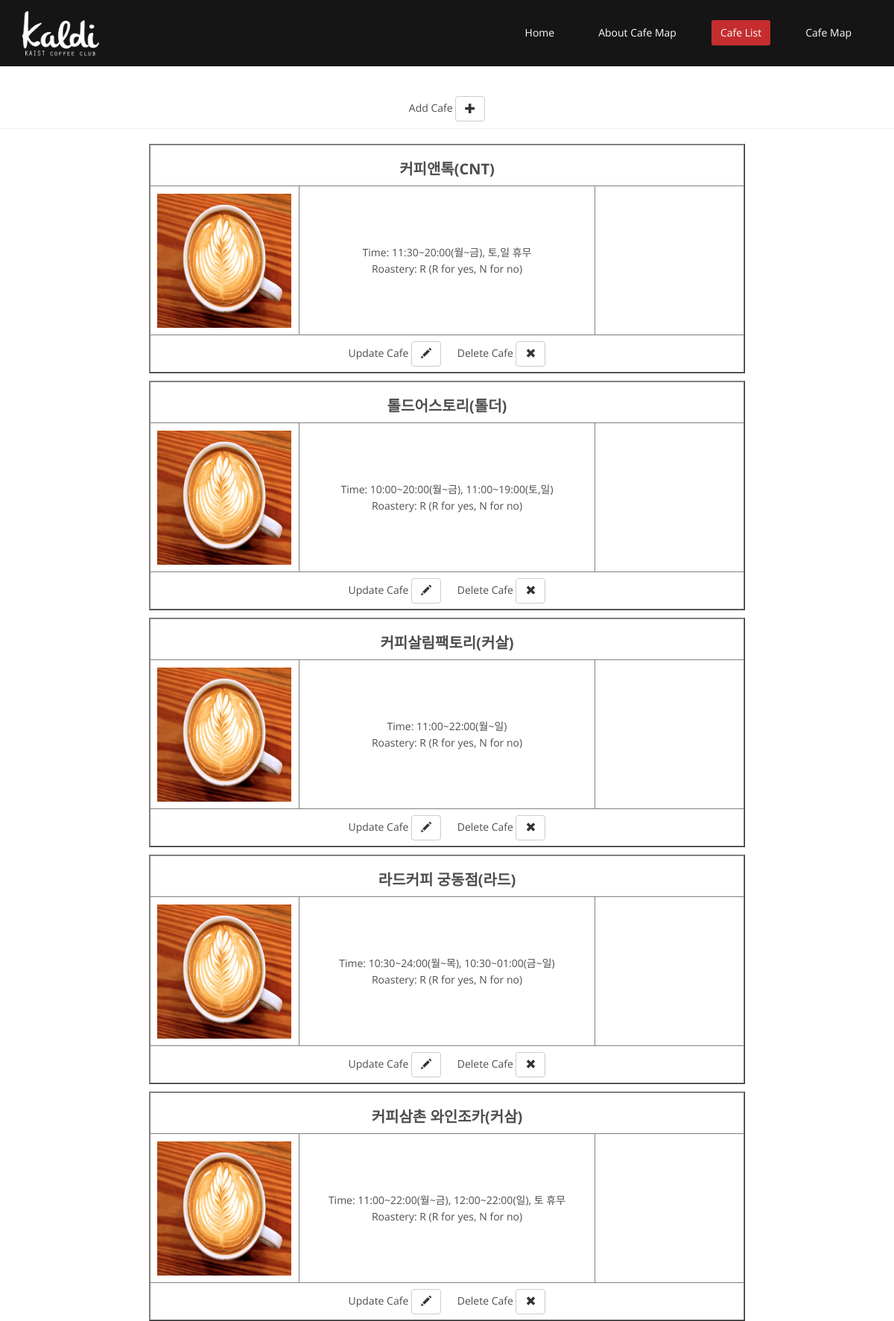
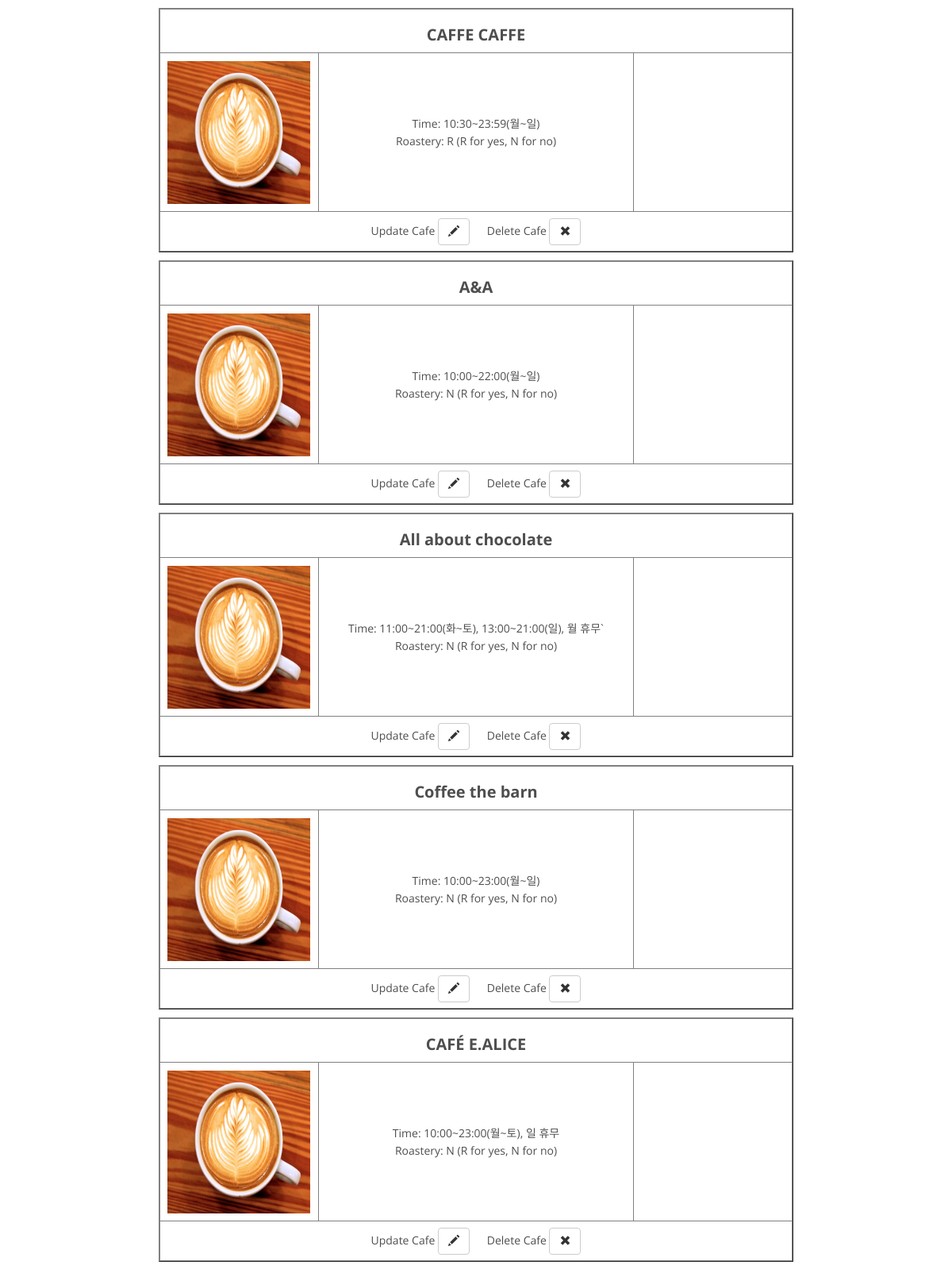
Screenshot of /cafe_list/ (upper part) with the database file from the repository (2 pictures, top to bottom).
### basic/models.py (models this page shows)
class Cafe(models.Model):
    name = models.CharField(max_length=30)
    time = models.CharField(max_length=100)
    locLat = models.FloatField(default=0)
    locLng = models.FloatField(default=0)
    Roastery = models.CharField(max_length=5, default='N')
    Engname = models.CharField(max_length=10)

### basic/views.py (the view)
# urls.py: url(r'^cafe_list/', loadlist),
def loadlist(request):
    cafes = Cafe.objects.all()
    return render(request, 'cafe_list.html', {'cafes': cafes})

### templates/cafe_list.html (shortened to what this page needs)
{% extends "base.html" %}
{% load static %}
{% block content %}
                <div class="collapse navbar-collapse navbar-right">
                    <ul class="nav navbar-nav">
                        <li><a href="/home/">Home</a></li>
                        <li><a href="/map_info/">About Cafe Map</a></li>
                        <li class="active"><a href="/cafe_list/">Cafe List</a></li>
                        <li><a href="/cafe_map/">Cafe Map</a></li>
                    </ul>
                </div>
            </div>
        </nav>
	</header>
    <div class="page-header" style="text-align: center">
        Add Cafe <a href="/new_cafe/" class="btn btn-default"><span class="glyphicon glyphicon-plus"></span></a>
    </div>
    {% for cafe in cafes %}
    <div style="display: block; margin-top: 10px; margin-bottom: 10px">
        <table border="1" style = "width: 800px; margin-left: auto; margin-right: auto; display: block;">
            <thead>
                <tr height="50px">
                    <th colspan="3"><h2 style="text-align: center;"><strong>{{ cafe.name }}</strong></h2></th>
                </tr>
            </thead>
            <tbody style="text-align: center">
                <tr height="200px">
                    <td width="200px"><img src="{% static 'images/rosetta.jpg' %}" style="margin-left: auto; margin-right: auto; display: block;" height="180px" width="180px"></td>
                    <td width="400px">Time: {{ cafe.time }}<br>Roastery: {{ cafe.Roastery }} (R for yes, N for no)</td>
                    <td width="200px">
                        <div id="map_{{ cafe.Engname }}" style="height: 180px; width: 180px; margin-left: auto; margin-right: auto"></div>
                    </td>
                </tr>
                <tr height="50px">
                    <td colspan="3">
                        Update Cafe <a class="btn btn-default" href="/edit_cafe/{{ cafe.Engname }}/"><span class="glyphicon glyphicon-pencil"></span></a>&nbsp;&nbsp;&nbsp;&nbsp;&nbsp;&nbsp;Delete Cafe <a class="btn btn-default" href="/delete_cafe/{{ cafe.Engname }}/"><span class="glyphicon glyphicon-remove"></span></a>
            </tbody>
        </table>
    </div>
    {% endfor %}
{% endblock %}

### templates/base.html (shortened to what this page needs)
{% load static %}
<!DOCTYPE html>
<html lang="en">
<head>
    <link href="{% static 'css/bootstrap.min.css' %}" rel="stylesheet">
    <link href="{% static 'css/font-awesome.min.css' %}" rel="stylesheet">
    <link href="{% static 'css/prettyPhoto.css' %}" rel="stylesheet">
    <link href="{% static 'css/animate.min.css' %}" rel="stylesheet">
    <link href="{% static 'css/main.css' %}" rel="stylesheet">
    <link href="{% static 'css/responsive.css' %}" rel="stylesheet">
</head>
<body>
    <header id="header">
        <nav class="navbar navbar-inverse" role="banner">
        <div class="container">
                <a href="https://www.facebook.com/kaistcoffee/?fref=ts"><img src="{% static 'images/kaldilogo.png' %}" alt="logo" width="9%" height="9%"></a>
            {% block content %}{% endblock %}
        </body>
    </html>

### static/css/main.css (style rules this page uses)
body { background: #fff; font-family: 'Open Sans', sans-serif; color:#4e4e4e; line-height: 22px; }
h1, h2, h3, h4, h5, h6 { font-weight: 600; font-family: 'Open Sans', sans-serif; color:#4e4e4e; }
h2 { font-size: 20px; }
a { color: #c52d2f; -webkit-transition: color 300ms, background-color 300ms; -moz-transition: color 300ms, background-color 300ms; -o-transition: color 300ms, background-color 300ms; transition: color 300ms, background-color 300ms; }
.navbar { border-radius: 0; margin-bottom: 0; background: #151515; padding: 15px 0; padding-bottom: 0; }
.navbar-nav { margin-top: 12px; }
.navbar-nav>li { margin-left: 35px; padding-bottom: 28px; }
.navbar-inverse .navbar-nav > li > a { padding: 5px 12px; margin: 0; border-radius: 3px; color: #fff; line-height: 24px; display: inline-block; }
.navbar-inverse { border: none; }
.navbar-inverse .navbar-nav > .active > a, .navbar-inverse .navbar-nav > .active > a:hover, .navbar-inverse .navbar-nav > .active > a:focus, .navbar-inverse .navbar-nav > .open > a, .navbar-inverse .navbar-nav > .open > a:hover, .navbar-inverse .navbar-nav > .open > a:focus { background-color: #c52d2f; color: #fff; }
.navbar-inverse .navbar-collapse, .navbar-inverse .navbar-form { border-top: 0; padding-bottom: 0; }

### rows the page displays
Cafe: name "커피앤톡(CNT)", time "11:30~20:00(월~금), 토,일 휴무", Roastery "R"
Cafe: name "톨드어스토리(톨더)", time "10:00~20:00(월~금), 11:00~19:00(토,일)", Roastery "R"
Cafe: name "커피살림팩토리(커살)", time "11:00~22:00(월~일)", Roastery "R"
Cafe: name "라드커피 궁동점(라드)", time "10:30~24:00(월~목), 10:30~01:00(금~일)", Roastery "R"
Cafe: name "커피삼촌 와인조카(커삼)", time "11:00~22:00(월~금), 12:00~22:00(일), 토 휴무", Roastery "R"
Cafe: name "CAFFE CAFFE", time "10:30~23:59(월~일)", Roastery "R"
Cafe: name "A&A", time "10:00~22:00(월~일)", Roastery "N"
Cafe: name "All about chocolate", time "11:00~21:00(화~토), 13:00~21:00(일), 월 휴무`", Roastery "N"
Cafe: name "Coffee the barn", time "10:00~23:00(월~일)", Roastery "N"
Cafe: name "CAFÉ E.ALICE", time "10:00~23:00(월~토), 일 휴무", Roastery "N"
